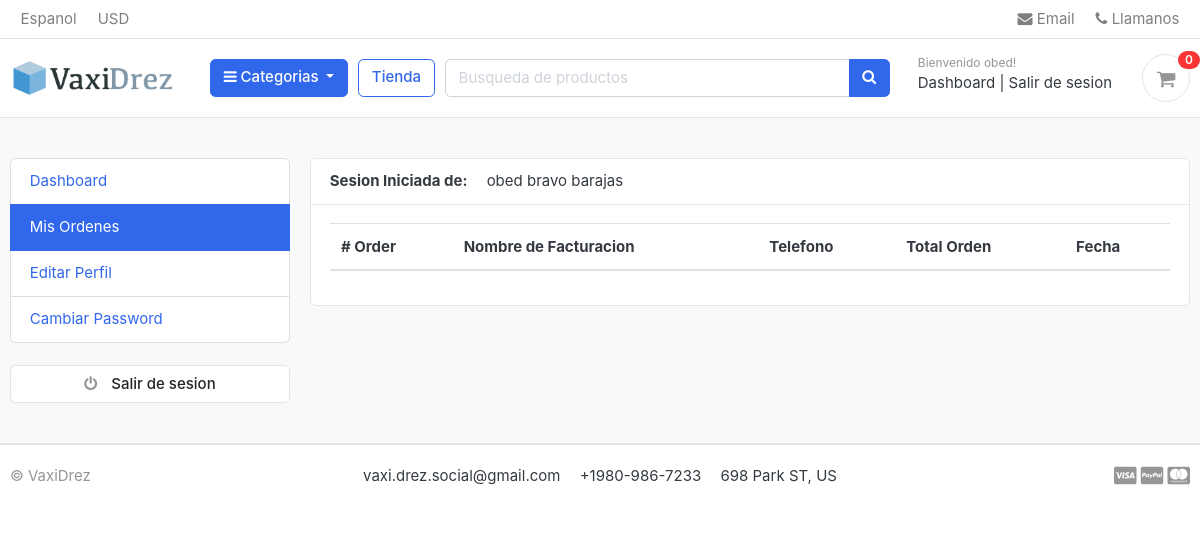
Page /accounts/my_orders/ (signed in) on the earlier database version.
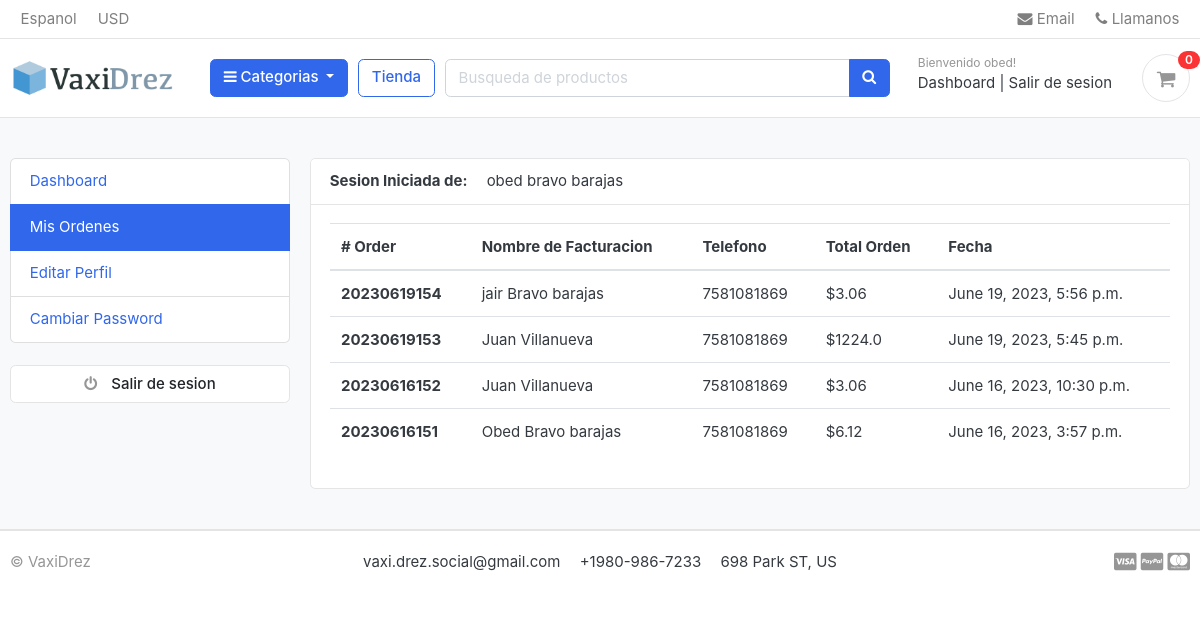
Same page on the later database version.
### orders/models.py (models this page shows, shortened)
class Order(models.Model):
    STATUS = (
            ('New', 'Nuevo'),
            ('Accepted', 'Aceptado'),
            ('Completed', 'Completado'),
            ('Cancelled', 'Cancelado'),
        )
    user = models.ForeignKey(Account, on_delete=models.SET_NULL, null=True )
    payment = models.ForeignKey(Payment, on_delete=models.SET_NULL, null=True, blank=True)
    order_number = models.CharField(max_length=20)
    first_name = models.CharField(max_length=50)
    last_name = models.CharField(max_length=50)
    phone = models.CharField(max_length=50)
    email = models.CharField(max_length=50)
    addres_line_1 = models.CharField(max_length=100)
    addres_line_2 = models.CharField(max_length=100)
    state = models.CharField(max_length=50)
    city = models.CharField(max_length=50)
    country = models.CharField(max_length=50)
    order_note = models.CharField(max_length=100, blank=True)
    order_total = models.FloatField()
    tax = models.FloatField()
    status = models.CharField(max_length=50, choices=STATUS, default='New')
    ip = models.CharField(blank=True, max_length=20)
    is_ordered = models.BooleanField(default=False)
    created_at = models.DateTimeField(auto_now_add=True)
    updated_at = models.DateTimeField(auto_now=True)
    def full_name(self):
          return f'{self.first_name} {self.last_name}'

### accounts/views.py (the view)
# urls.py: path('my_orders/', views.my_orders, name='my_orders'),
def my_orders(request):
     orders = Order.objects.filter(user=request.user, is_ordered=True).order_by('-created_at')
     context={
          'orders':orders,
     }
     return render(request, 'accounts/my_orders.html', context)

### accounts/models.py (called while the page is built)
    def full_name(self):
        return f'{self.first_name} {self.last_name}'

### carts/context_processors.py (called while the page is built)
def counter(request):
    cart_count = 0
    try:
        cart =  Cart.objects.filter(cart_id=_cart_id(request))
        if request.user.is_authenticated:
            cart_items = CartItem.objects.all().filter(user=request.user)
        else:
            cart_items = CartItem.objects.all().filter(cart=cart[:1])
        for cart_item in cart_items:
            cart_count += cart_item.quantity
    except Cart.DoesNotExist:
        cart_count = 0
    return dict(cart_count=cart_count)

### carts/views.py (called while the page is built)
def _cart_id(request):
    cart = request.session.session_key
    if not cart:
        cart = request.session.create()
    return cart

### category/context_processors.py (called while the page is built)
def menu_links(request):
    links = Category.objects.all()
    return dict(links=links)

### category/models.py (called while the page is built)
    def get_url(self):
        return reverse('products_by_category', args=[self.slug])

### templates/accounts/my_orders.html (shortened to what this page needs)
{% extends 'base.html' %}
{% block content %}
<section class="section-conten padding-y bg">
    <div class="container">
        <div class="row">
        {% include 'includes/dashboard_sidebar.html' %}
        <main class="col-md-9">
            <article class="card">
            <header class="card-header">
                <strong class="d-inline-block mr-3">Sesion Iniciada de: </strong>
                <span>{{user.full_name}}</span>
            </header>
            <div class="card-body">
                <div class="row">
                    <div class="col-md-12">
                        <table class="table table-hover">
                            <thead>
                                <tr>
                                    <th scope="col"># Order</th>
                                    <th scope="col"> Nombre de Facturacion</th>
                                    <th scope="col"> Telefono</th>
                                    <th scope="col"> Total Orden</th>
                                    <th scope="col"> Fecha</th>
                                </tr>
                            </thead>
                            <tbody>
                                {% for order in orders %}
                                <tr>
                                    <th scope="col">{{order.order_number}}</th>
                                    <td scope="col">{{order.full_name}}</td>
                                    <td scope="col">{{order.phone}}</td>
                                    <td scope="col">${{order.order_total}}</td>
                                    <td scope="col">{{order.created_at}}</td>
                                </tr>
                                 {% endfor %}
                            </tbody>
                        </table>
                    </div>
                </div>
            </div>
            </article>
        </main>
    </div>
    </div>
    </section>
    {% endblock %}

Differences in the rows shown:
added Order: order_number "20230619154", full_name "jair Bravo barajas", phone "7581081869", order_total "3.06", created_at "June 19, 2023, 5:56 p.m."
added Order: order_number "20230619153", full_name "Juan Villanueva", phone "7581081869", order_total "1224.0", created_at "June 19, 2023, 5:45 p.m."
added Order: order_number "20230616152", full_name "Juan Villanueva", phone "7581081869", order_total "3.06", created_at "June 16, 2023, 10:30 p.m."
added Order: order_number "20230616151", full_name "Obed Bravo barajas", phone "7581081869", order_total "6.12", created_at "June 16, 2023, 3:57 p.m."
